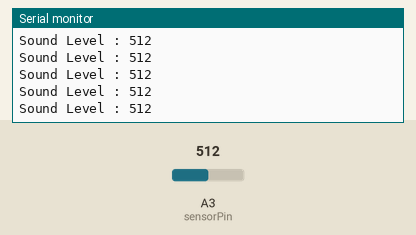
Simulated run of this sketch. Board: Arduino Uno, built with avr-gcc and run on an emulated ATmega328P. Parts: the last lines printed to the serial monitor. Inputs (shaded band) come from the test bench; at power-on: A3 (sensorPin) = 512.

Above: at 1.2 s.
1.3 s: A3 (sensorPin) set to 109
At 2.3 s:
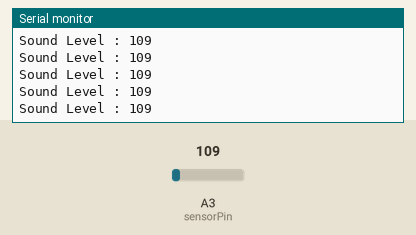
2.8 s: A3 (sensorPin) set to 94
At 3.6 s:
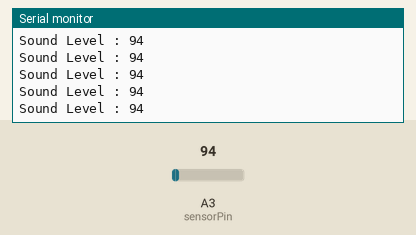
11.8 s: A3 (sensorPin) set to 8
At 12.7 s:
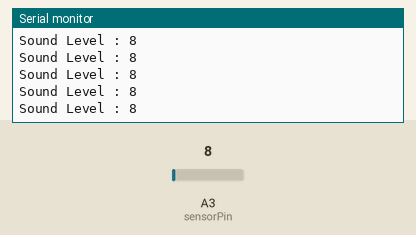
14.8 s: A3 (sensorPin) set to 11
At 15.5 s:
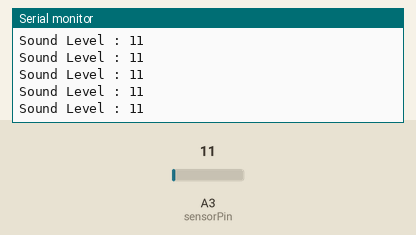
Timing chart, 0 to 17.8 s (numbered marks = the images above; inputs shaded):
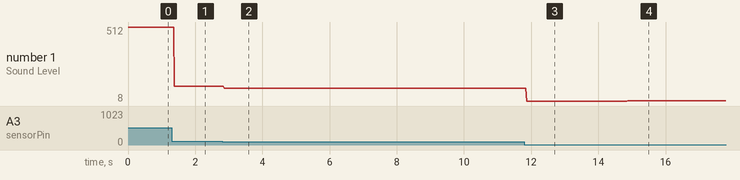

The sketch:

Sound_Sensor_Example.ino
```cpp
int sensorPin = A3;    // select the input pin for the potentiometer
int sensorValue = 0;  // variable to store the value coming from the sensor

void setup() {
  Serial.begin(9600);
  Serial.println("Starting...");
}

void loop() {
  sensorValue = analogRead(sensorPin);
  Serial.print("Sound Level : ") ;
  Serial.println(sensorValue);
  delay(10); // 每10 ms 取樣一次
}
```

Measured:
- after the input at 1.3 s, the serial monitor: prints a new line after 0.08 s (image 1)
- after the input at 2.8 s, the serial monitor: prints a new line after 0.06 s (image 2)
- after the input at 11.8 s, the serial monitor: prints a new line after 0.06 s (image 3)
- after the input at 14.8 s, the serial monitor: prints a new line after 0.07 s (image 4)
- plotted number 1: 512 → 109 after the input at 1.3 s, 109 → 94 after the input at 2.8 s, 94 → 8 after the input at 11.8 s, 8 → 11 after the input at 14.8 s
